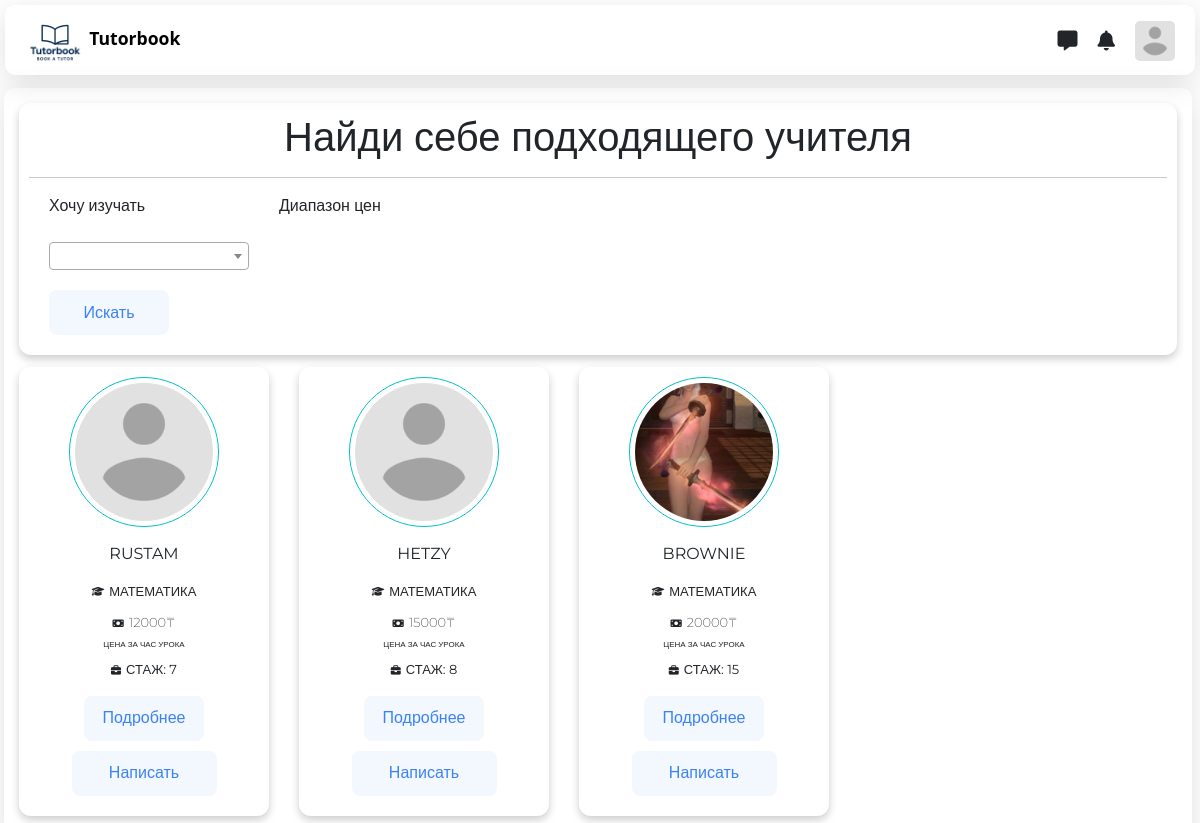
The app's page /teacher/teachers-list/ with its own data.
### teacher/models.py (models this page shows, shortened)
class Teacher(models.Model):
    user = models.OneToOneField(settings.AUTH_USER_MODEL, on_delete=models.CASCADE)
    bio = models.TextField()
    subject = models.ManyToManyField(Subject)
    price_per_hous = models.IntegerField()
    work_experience = models.IntegerField()
    avatar = models.ImageField(upload_to='avatars', default='avatar_threshold.png')
    education = models.CharField(max_length=255, verbose_name="Образование", blank=True)
    video_intro = models.URLField(blank=True, null=True)
    languages = models.CharField(max_length=255, blank=True, verbose_name="Языки преподавания")
    rating = models.FloatField(default=0.0, null=True, blank=True)
    review_count = models.PositiveIntegerField(default=0, null=True, blank=True)

class Subject(models.Model):
    name = models.CharField(max_length=30)

### user/models.py (models this page shows, shortened)
class CustomUser(AbstractUser):
    STUDENT = 'student'
    TEACHER = 'teacher'
    ROLE_CHOICES = [
        (STUDENT, 'Студент'),
        (TEACHER, 'Учитель'),
    ]
    role = models.CharField(max_length=10, choices=ROLE_CHOICES, default=STUDENT)
    phone_number = models.CharField(max_length=20, unique=True, null=True, blank=True)

### teacher/views.py (the view)
# urls.py: path('teachers-list/', teacher_list, name='teachers-list'),
def teacher_list(request):
    teachers = Teacher.objects.all()
    min_price = Teacher.objects.all().order_by('price_per_hous').first().price_per_hous
    max_price = Teacher.objects.all().order_by('-price_per_hous').first().price_per_hous
    subjects_contains_query = request.GET.get('subject-select')
    price_min = request.GET.get('price_min')
    price_max = request.GET.get('price_max')
    if price_min and price_max:
        teachers = teachers.filter(price_per_hous__gte=price_min, price_per_hous__lte=price_max)
    if subjects_contains_query != '' and subjects_contains_query is not None:
        teachers = teachers.filter(subject__id=subjects_contains_query)
    context = {
        'teachers' : teachers,
        'min_price': min_price,
        'max_price': max_price,
    }
    return render(request, 'teacher/teachers_page.html', context)

### chat/context_processors.py (called while the page is built, shortened)
def dialogs_processor(request):
    if not request.user.is_authenticated:
        return {}

### student/context_processors.py (called while the page is built, shortened)
def user_profile_context(request):
    student_profile = None
    teacher_profile = None
    return {
        'student_profile': student_profile,
        'teacher_profile': teacher_profile,
    }

### teacher/templates/teacher/teachers_page.html (shortened to what this page needs)
{% extends "base.html" %}
{% load static %}
{% block content %}
<div>
    <div class='filter-container'>
        <h1>Найди себе подходящего учителя</h1>
        <hr>
        <form action="." method='GET'>
            <div class='filter-blocks'>
                <div class='filter-block'>
                    <label for="subject-select">Хочу изучать</label><br>
                </div>
                <div class='filter-block'>
                    <label for="price-slider">Диапазон цен</label>
                    <div id="price-slider" class="slider-styled"></div>
                </div>
            </div>
            <div class='button-position'>
                <button class='filter-search-button' type='submit'>Искать</button>
            </div>
        </form>
    </div>
</div>
<div class='teachers-cards'>
{% if teachers %}
    {% for teacher in teachers %}
        <div class='teacher-card'>
            <div class='teacher-container'>
                <div class='teacher-image'>
                    <img src="{{ teacher.avatar.url }}" alt="zalupa">
                </div>
                <div class='teacher-content'>
                    <p>{{teacher.user.username}}</p>
                        <div class='subject'>
                            {% for sub in teacher.subject.all %}
                            <i class="fa-solid fa-graduation-cap"></i><p>{{ sub.name }}</p>
                            {% empty %}
                            <p>Нет предметов</p>
                            {% endfor %}
                        </div>
                        <div class='teacher-price'>
                            <div class='price-row'>
                                <i class="fa-solid fa-money-bill"></i>
                                <p>{{teacher.price_per_hous}}₸</p>
                            </div>
                            <p style='font-size: 8px;'>Цена за час урока</p>
                        </div>
                        <div class='teacher-staj'>
                            <i class="fa-solid fa-briefcase"></i>
                            <p>Стаж: {{teacher.work_experience}}</p>
                        </div>
                    <button class='teacher-button' id='call_modal' data-teacher-id='{{teacher.id}}'>
                        Подробнее
                    </button>
                    <a href="{% url 'start_chat' teacher.id %}">
                        <button class='book-button'>Написать</button>
                    </a>
                </div>
            </div>
        </div>
    {% endfor %}
{% else %}
    <p>😕 К сожалению, по выбранным фильтрам учителей не найдено.</p>
{% endif %}
</div>
<link rel="stylesheet" href="{% static 'style/teacher/teacher-card.css' %}">
<link rel="stylesheet" href="{% static 'style/teacher/modal-teacher.css' %}">
{% endblock content %}

### templates/base.html (shortened to what this page needs)
<!DOCTYPE html>
{% load static %}
<html lang="en">
<head>
    <link rel="stylesheet" href="{% static 'style/base.css' %}">
    <link rel="stylesheet" href="https://cdn.jsdelivr.net/npm/nouislider@15.7.0/dist/nouislider.min.css">
    <link href="https://cdn.jsdelivr.net/npm/bootstrap@5.0.2/dist/css/bootstrap.min.css" rel="stylesheet">
    <link rel="stylesheet" href="https://cdnjs.cloudflare.com/ajax/libs/font-awesome/6.5.0/css/all.min.css"/>
</head>
<body>
<div class="parent">
    <div class="header">
        <a href="{% url 'teachers-list' %}" class="logo_url">
            <img src="{% static 'images/logo/logo2.png' %}" alt="" class="logo_image">
            <span class='logo_name'>Tutorbook</span>
        </a>
        <div class='icons'>
            <i class="fa-solid fa-message" onclick='toggleMenuMess()'></i>
            <i class="fa-solid fa-bell" onclick='toggleMenuNot()'></i>
            {% if student_profile and student_profile.avatar %}
            <img src="{{ student_profile.avatar.url }}" alt="Student Avatar" class="navbar-avatar" onclick='toggleMenu()' id='avatar'>
            {% elif teacher_profile and teacher_profile.avatar %}
                <img src="{{ teacher_profile.avatar.url }}" alt="Teacher Avatar" class="navbar-avatar" onclick='toggleMenu()' id='avatar'>
            {% else %}
                <img src="{% static 'images/avatar_threshold.png' %}" alt="Default Avatar" class="navbar-avatar" onclick='toggleMenu()' id='avatar'>
            {% endif %}
        </div>
    </div>
    <div class="main">
        {% block content %}
        {% endblock content %}
    </div>
</div>
<link href="https://cdn.jsdelivr.net/npm/select2@4.1.0-rc.0/dist/css/select2.min.css" rel="stylesheet" />
</body>
</html>

### static/style/base.css (style rules this page uses)
.parent { display: grid; grid-template-columns: 250px 1fr; grid-template-rows: 80px 1fr; gap: 8px; }
.header { display: flex; justify-content: space-between; grid-column: span 5 / span 5; grid-column-start: 1; grid-row-start: 1; border-radius: 10px; padding-left: 1.25rem; align-items: center; padding-top: 0.60rem; margin: 5px; box-shadow: rgba(100, 100, 111, 0.2) 0px 7px 29px 0px; }
.header a { text-decoration: none; top: 5px; }
.logo_url { margin-bottom: 7px; }
.navbar-avatar { width: 40px; height: 40px; object-fit: cover; margin-right: 20px; margin-bottom: 8px; border-radius: 5px; }
.logo_image { max-width: 60px; }
.logo_name { font-size: 1.1rem; font-weight: 600; color: #000; }
.main { grid-column: span 4 / span 4; grid-row: span 4 / span 4; grid-row-start: 2; box-shadow: rgba(100, 100, 111, 0.2) 0px 7px 29px 0px; padding: 15px; border-radius: 10px; margin-left: 4px; }
.icons { display: flex; gap: 20px; }
.icons i { font-size: 20px; margin-top: 10px; }

### static/style/teacher/teacher-card.css (style rules this page uses)
.main { font-family: Montserrat, sans-serif; }
.teacher-card { box-shadow: 0 4px 8px 0 rgba(0,0,0,0.2); transition: 0.3s; width: 250px; height: 100%; margin-bottom: 12px; border-radius: 12px; opacity: 0; transform: translateY(20px); animation: fadeInUp 0.6s ease forwards; }
.teachers-cards { display: flex; gap: 30px; }
.teacher-image img { border: 1px solid #03BFCB; border-radius: 50%; width: 150px; height: 150px; object-fit: cover; display: block; padding: 5px; }
.teacher-image { height: 50%; width: 100%; overflow: hidden; display: flex; justify-content: center; padding-top: 10px; }
.teacher-content { display: flex; flex-direction: column; justify-content: center; align-items: center; padding-top: 5px; margin: 10px 0; }
.teacher-content p { text-transform: uppercase; }
.subject i { font-size: 10px; margin-right: 5px; margin-top: 4px; }
.subject p { font-size: 13px; }
.subject { display: flex; }
.teacher-price { display: flex; flex-direction: column; align-items: center; line-height: 0.1; }
.price-row { display: flex; align-items: center; }
.price-row i { font-size: 10px; margin-bottom: 16px; margin-right: 5px; }
.teacher-price p { font-size: 13px; font-weight: 200; }
.teacher-staj { display: flex; }
.teacher-staj i { font-size: 10px; margin-right: 5px; margin-top: 5px; }
.teacher-staj p { font-size: 13px; }
.teacher-button { background-color: #f3f7fe; color: #3b82f6; border: none; cursor: pointer; border-radius: 8px; width: 120px; height: 45px; transition: 0.3s; margin-bottom: 10px; }
.filter-container { box-shadow: 0 4px 8px 0 rgba(0,0,0,0.2); width: 100%; height: 100%; margin-bottom: 12px; border-radius: 12px; padding: 10px; }
.filter-container h1 { text-align: center; }
.filter-block { display: flex; flex-direction: column; }
.filter-blocks { display: flex; gap: 30px; margin-left: 20px; }
.filter-search-button { background-color: #f3f7fe; color: #3b82f6; border: none; cursor: pointer; border-radius: 8px; width: 120px; height: 45px; transition: 0.3s; margin-bottom: 10px; }
.button-position { margin-top: 20px; margin-left: 20px; }
#price-slider { margin-top: 1rem; height: 6px; width: 190px; top: 21px; }
.slider-styled, .slider-styled .noUi-handle { box-shadow: none; }

### static/style/teacher/modal-teacher.css (style rules this page uses)
.book-button { background-color: #f3f7fe; color: #3b82f6; border: none; cursor: pointer; border-radius: 8px; width: 145px; height: 45px; transition: 0.3s; margin-bottom: 10px; }

### records on screen
Teacher: avatar (picture), user.username "RUSTAM", price_per_hous "12000", work_experience "7"
Subject: name "МАТЕМАТИКА"
Teacher: avatar (picture), user.username "HETZY", price_per_hous "15000", work_experience "8"
Teacher: avatar (picture), user.username "BROWNIE", price_per_hous "20000", work_experience "15"
